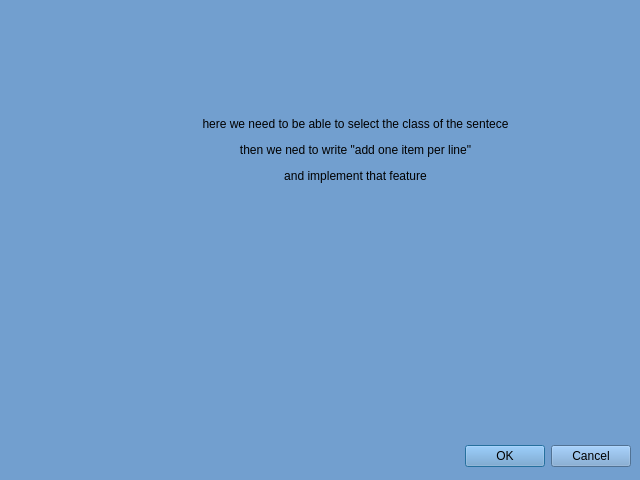
<?xml version="1.0" encoding="UTF-8"?>
<ui version="4.0">
 <class>sentenceDialog</class>
 <widget class="QDialog" name="sentenceDialog">
  <property name="geometry">
   <rect>
    <x>0</x>
    <y>0</y>
    <width>640</width>
    <height>480</height>
   </rect>
  </property>
  <property name="palette">
   <palette>
    <active>
     <colorrole role="WindowText">
      <brush brushstyle="SolidPattern">
       <color alpha="255">
        <red>0</red>
        <green>0</green>
        <blue>0</blue>
       </color>
      </brush>
     </colorrole>
     <colorrole role="Button">
      <brush brushstyle="SolidPattern">
       <color alpha="255">
        <red>114</red>
        <green>159</green>
        <blue>207</blue>
       </color>
      </brush>
     </colorrole>
     <colorrole role="Light">
      <brush brushstyle="SolidPattern">
       <color alpha="255">
        <red>196</red>
        <green>225</green>
        <blue>255</blue>
       </color>
      </brush>
     </colorrole>
     <colorrole role="Midlight">
      <brush brushstyle="SolidPattern">
       <color alpha="255">
        <red>155</red>
        <green>192</green>
        <blue>231</blue>
       </color>
      </brush>
     </colorrole>
     <colorrole role="Dark">
      <brush brushstyle="SolidPattern">
       <color alpha="255">
        <red>57</red>
        <green>79</green>
        <blue>103</blue>
       </color>
      </brush>
     </colorrole>
     <colorrole role="Mid">
      <brush brushstyle="SolidPattern">
       <color alpha="255">
        <red>76</red>
        <green>106</green>
        <blue>138</blue>
       </color>
      </brush>
     </colorrole>
     <colorrole role="Text">
      <brush brushstyle="SolidPattern">
       <color alpha="255">
        <red>0</red>
        <green>0</green>
        <blue>0</blue>
       </color>
      </brush>
     </colorrole>
     <colorrole role="BrightText">
      <brush brushstyle="SolidPattern">
       <color alpha="255">
        <red>255</red>
        <green>255</green>
        <blue>255</blue>
       </color>
      </brush>
     </colorrole>
     <colorrole role="ButtonText">
      <brush brushstyle="SolidPattern">
       <color alpha="255">
        <red>0</red>
        <green>0</green>
        <blue>0</blue>
       </color>
      </brush>
     </colorrole>
     <colorrole role="Base">
      <brush brushstyle="SolidPattern">
       <color alpha="255">
        <red>255</red>
        <green>255</green>
        <blue>255</blue>
       </color>
      </brush>
     </colorrole>
     <colorrole role="Window">
      <brush brushstyle="SolidPattern">
       <color alpha="255">
        <red>114</red>
        <green>159</green>
        <blue>207</blue>
       </color>
      </brush>
     </colorrole>
     <colorrole role="Shadow">
      <brush brushstyle="SolidPattern">
       <color alpha="255">
        <red>0</red>
        <green>0</green>
        <blue>0</blue>
       </color>
      </brush>
     </colorrole>
     <colorrole role="AlternateBase">
      <brush brushstyle="SolidPattern">
       <color alpha="255">
        <red>184</red>
        <green>207</green>
        <blue>231</blue>
       </color>
      </brush>
     </colorrole>
     <colorrole role="ToolTipBase">
      <brush brushstyle="SolidPattern">
       <color alpha="255">
        <red>255</red>
        <green>255</green>
        <blue>220</blue>
       </color>
      </brush>
     </colorrole>
     <colorrole role="ToolTipText">
      <brush brushstyle="SolidPattern">
       <color alpha="255">
        <red>0</red>
        <green>0</green>
        <blue>0</blue>
       </color>
      </brush>
     </colorrole>
     <colorrole role="PlaceholderText">
      <brush brushstyle="SolidPattern">
       <color alpha="128">
        <red>0</red>
        <green>0</green>
        <blue>0</blue>
       </color>
      </brush>
     </colorrole>
    </active>
    <inactive>
     <colorrole role="WindowText">
      <brush brushstyle="SolidPattern">
       <color alpha="255">
        <red>0</red>
        <green>0</green>
        <blue>0</blue>
       </color>
      </brush>
     </colorrole>
     <colorrole role="Button">
      <brush brushstyle="SolidPattern">
       <color alpha="255">
        <red>114</red>
        <green>159</green>
        <blue>207</blue>
       </color>
      </brush>
     </colorrole>
     <colorrole role="Light">
      <brush brushstyle="SolidPattern">
       <color alpha="255">
        <red>196</red>
        <green>225</green>
        <blue>255</blue>
       </color>
      </brush>
     </colorrole>
     <colorrole role="Midlight">
      <brush brushstyle="SolidPattern">
       <color alpha="255">
        <red>155</red>
        <green>192</green>
        <blue>231</blue>
       </color>
      </brush>
     </colorrole>
     <colorrole role="Dark">
      <brush brushstyle="SolidPattern">
       <color alpha="255">
        <red>57</red>
        <green>79</green>
        <blue>103</blue>
       </color>
      </brush>
     </colorrole>
     <colorrole role="Mid">
      <brush brushstyle="SolidPattern">
       <color alpha="255">
        <red>76</red>
        <green>106</green>
        <blue>138</blue>
       </color>
      </brush>
     </colorrole>
     <colorrole role="Text">
      <brush brushstyle="SolidPattern">
       <color alpha="255">
        <red>0</red>
        <green>0</green>
        <blue>0</blue>
       </color>
      </brush>
     </colorrole>
     <colorrole role="BrightText">
      <brush brushstyle="SolidPattern">
       <color alpha="255">
        <red>255</red>
        <green>255</green>
        <blue>255</blue>
       </color>
      </brush>
     </colorrole>
     <colorrole role="ButtonText">
      <brush brushstyle="SolidPattern">
       <color alpha="255">
        <red>0</red>
        <green>0</green>
        <blue>0</blue>
       </color>
      </brush>
     </colorrole>
     <colorrole role="Base">
      <brush brushstyle="SolidPattern">
       <color alpha="255">
        <red>255</red>
        <green>255</green>
        <blue>255</blue>
       </color>
      </brush>
     </colorrole>
     <colorrole role="Window">
      <brush brushstyle="SolidPattern">
       <color alpha="255">
        <red>114</red>
        <green>159</green>
        <blue>207</blue>
       </color>
      </brush>
     </colorrole>
     <colorrole role="Shadow">
      <brush brushstyle="SolidPattern">
       <color alpha="255">
        <red>0</red>
        <green>0</green>
        <blue>0</blue>
       </color>
      </brush>
     </colorrole>
     <colorrole role="AlternateBase">
      <brush brushstyle="SolidPattern">
       <color alpha="255">
        <red>184</red>
        <green>207</green>
        <blue>231</blue>
       </color>
      </brush>
     </colorrole>
     <colorrole role="ToolTipBase">
      <brush brushstyle="SolidPattern">
       <color alpha="255">
        <red>255</red>
        <green>255</green>
        <blue>220</blue>
       </color>
      </brush>
     </colorrole>
     <colorrole role="ToolTipText">
      <brush brushstyle="SolidPattern">
       <color alpha="255">
        <red>0</red>
        <green>0</green>
        <blue>0</blue>
       </color>
      </brush>
     </colorrole>
     <colorrole role="PlaceholderText">
      <brush brushstyle="SolidPattern">
       <color alpha="128">
        <red>0</red>
        <green>0</green>
        <blue>0</blue>
       </color>
      </brush>
     </colorrole>
    </inactive>
    <disabled>
     <colorrole role="WindowText">
      <brush brushstyle="SolidPattern">
       <color alpha="255">
        <red>57</red>
        <green>79</green>
        <blue>103</blue>
       </color>
      </brush>
     </colorrole>
     <colorrole role="Button">
      <brush brushstyle="SolidPattern">
       <color alpha="255">
        <red>114</red>
        <green>159</green>
        <blue>207</blue>
       </color>
      </brush>
     </colorrole>
     <colorrole role="Light">
      <brush brushstyle="SolidPattern">
       <color alpha="255">
        <red>196</red>
        <green>225</green>
        <blue>255</blue>
       </color>
      </brush>
     </colorrole>
     <colorrole role="Midlight">
      <brush brushstyle="SolidPattern">
       <color alpha="255">
        <red>155</red>
        <green>192</green>
        <blue>231</blue>
       </color>
      </brush>
     </colorrole>
     <colorrole role="Dark">
      <brush brushstyle="SolidPattern">
       <color alpha="255">
        <red>57</red>
        <green>79</green>
        <blue>103</blue>
       </color>
      </brush>
     </colorrole>
     <colorrole role="Mid">
      <brush brushstyle="SolidPattern">
       <color alpha="255">
        <red>76</red>
        <green>106</green>
        <blue>138</blue>
       </color>
      </brush>
     </colorrole>
     <colorrole role="Text">
      <brush brushstyle="SolidPattern">
       <color alpha="255">
        <red>57</red>
        <green>79</green>
        <blue>103</blue>
       </color>
      </brush>
     </colorrole>
     <colorrole role="BrightText">
      <brush brushstyle="SolidPattern">
       <color alpha="255">
        <red>255</red>
        <green>255</green>
        <blue>255</blue>
       </color>
      </brush>
     </colorrole>
     <colorrole role="ButtonText">
      <brush brushstyle="SolidPattern">
       <color alpha="255">
        <red>57</red>
        <green>79</green>
        <blue>103</blue>
       </color>
      </brush>
     </colorrole>
     <colorrole role="Base">
      <brush brushstyle="SolidPattern">
       <color alpha="255">
        <red>114</red>
        <green>159</green>
        <blue>207</blue>
       </color>
      </brush>
     </colorrole>
     <colorrole role="Window">
      <brush brushstyle="SolidPattern">
       <color alpha="255">
        <red>114</red>
        <green>159</green>
        <blue>207</blue>
       </color>
      </brush>
     </colorrole>
     <colorrole role="Shadow">
      <brush brushstyle="SolidPattern">
       <color alpha="255">
        <red>0</red>
        <green>0</green>
        <blue>0</blue>
       </color>
      </brush>
     </colorrole>
     <colorrole role="AlternateBase">
      <brush brushstyle="SolidPattern">
       <color alpha="255">
        <red>114</red>
        <green>159</green>
        <blue>207</blue>
       </color>
      </brush>
     </colorrole>
     <colorrole role="ToolTipBase">
      <brush brushstyle="SolidPattern">
       <color alpha="255">
        <red>255</red>
        <green>255</green>
        <blue>220</blue>
       </color>
      </brush>
     </colorrole>
     <colorrole role="ToolTipText">
      <brush brushstyle="SolidPattern">
       <color alpha="255">
        <red>0</red>
        <green>0</green>
        <blue>0</blue>
       </color>
      </brush>
     </colorrole>
     <colorrole role="PlaceholderText">
      <brush brushstyle="SolidPattern">
       <color alpha="128">
        <red>0</red>
        <green>0</green>
        <blue>0</blue>
       </color>
      </brush>
     </colorrole>
    </disabled>
   </palette>
  </property>
  <property name="windowTitle">
   <string>Add sentence</string>
  </property>
  <widget class="QDialogButtonBox" name="buttonBox">
   <property name="geometry">
    <rect>
     <x>10</x>
     <y>440</y>
     <width>621</width>
     <height>32</height>
    </rect>
   </property>
   <property name="orientation">
    <enum>Qt::Horizontal</enum>
   </property>
   <property name="standardButtons">
    <set>QDialogButtonBox::Cancel|QDialogButtonBox::Ok</set>
   </property>
  </widget>
  <widget class="QLabel" name="label">
   <property name="geometry">
    <rect>
     <x>120</x>
     <y>80</y>
     <width>471</width>
     <height>141</height>
    </rect>
   </property>
   <property name="text">
    <string>&lt;html&gt;&lt;head/&gt;&lt;body&gt;&lt;p align=&quot;center&quot;&gt;here we need to be able to select the class of the sentece&lt;/p&gt;&lt;p align=&quot;center&quot;&gt;then we ned to write &amp;quot;add one item per line&amp;quot;&lt;/p&gt;&lt;p align=&quot;center&quot;&gt;and implement that feature&lt;/p&gt;&lt;/body&gt;&lt;/html&gt;</string>
   </property>
  </widget>
 </widget>
 <resources/>
 <connections>
  <connection>
   <sender>buttonBox</sender>
   <signal>accepted()</signal>
   <receiver>sentenceDialog</receiver>
   <slot>accept()</slot>
   <hints>
    <hint type="sourcelabel">
     <x>248</x>
     <y>254</y>
    </hint>
    <hint type="destinationlabel">
     <x>157</x>
     <y>274</y>
    </hint>
   </hints>
  </connection>
  <connection>
   <sender>buttonBox</sender>
   <signal>rejected()</signal>
   <receiver>sentenceDialog</receiver>
   <slot>reject()</slot>
   <hints>
    <hint type="sourcelabel">
     <x>316</x>
     <y>260</y>
    </hint>
    <hint type="destinationlabel">
     <x>286</x>
     <y>274</y>
    </hint>
   </hints>
  </connection>
 </connections>
</ui>
